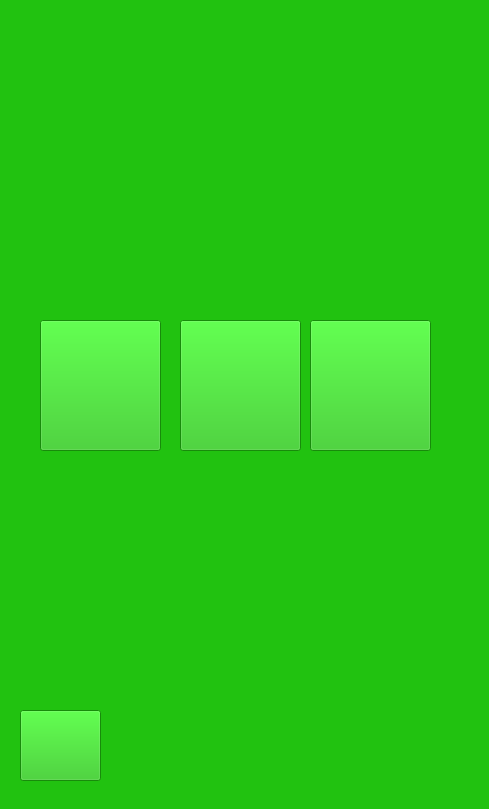
    <widget class="QWidget" name="addfruit">
     <property name="styleSheet">
      <string notr="true">background: rgb(33, 194, 16, 1)</string>
     </property>
     <widget class="QLabel" name="label_15">
      <property name="geometry">
       <rect>
        <x>0</x>
        <y>0</y>
        <width>480</width>
        <height>800</height>
       </rect>
      </property>
      <property name="styleSheet">
       <string notr="true">border-image: url(:/images/screen9_fruitzc.png)</string>
      </property>
      <property name="text">
       <string/>
      </property>
     </widget>
     <widget class="QPushButton" name="terug1_14">
      <property name="geometry">
       <rect>
        <x>20</x>
        <y>710</y>
        <width>81</width>
        <height>71</height>
       </rect>
      </property>
      <property name="autoFillBackground">
       <bool>false</bool>
      </property>
      <property name="styleSheet">
       <string notr="true">border-image: rgba(54, 235, 166, 1)</string>
      </property>
      <property name="text">
       <string/>
      </property>
     </widget>
     <widget class="QPushButton" name="addbanana">
      <property name="geometry">
       <rect>
        <x>40</x>
        <y>320</y>
        <width>121</width>
        <height>131</height>
       </rect>
      </property>
      <property name="autoFillBackground">
       <bool>false</bool>
      </property>
      <property name="styleSheet">
       <string notr="true">border-image: rgba(54, 235, 166, 1)</string>
      </property>
      <property name="text">
       <string/>
      </property>
     </widget>
     <widget class="QPushButton" name="addorange">
      <property name="geometry">
       <rect>
        <x>180</x>
        <y>320</y>
        <width>121</width>
        <height>131</height>
       </rect>
      </property>
      <property name="autoFillBackground">
       <bool>false</bool>
      </property>
      <property name="styleSheet">
       <string notr="true">border-image: rgba(54, 235, 166, 1)</string>
      </property>
      <property name="text">
       <string/>
      </property>
     </widget>
     <widget class="QPushButton" name="addstrawberry">
      <property name="geometry">
       <rect>
        <x>310</x>
        <y>320</y>
        <width>121</width>
        <height>131</height>
       </rect>
      </property>
      <property name="autoFillBackground">
       <bool>false</bool>
      </property>
      <property name="styleSheet">
       <string notr="true">border-image: rgba(54, 235, 166, 1)</string>
      </property>
      <property name="text">
       <string/>
      </property>
     </widget>
    </widget>
